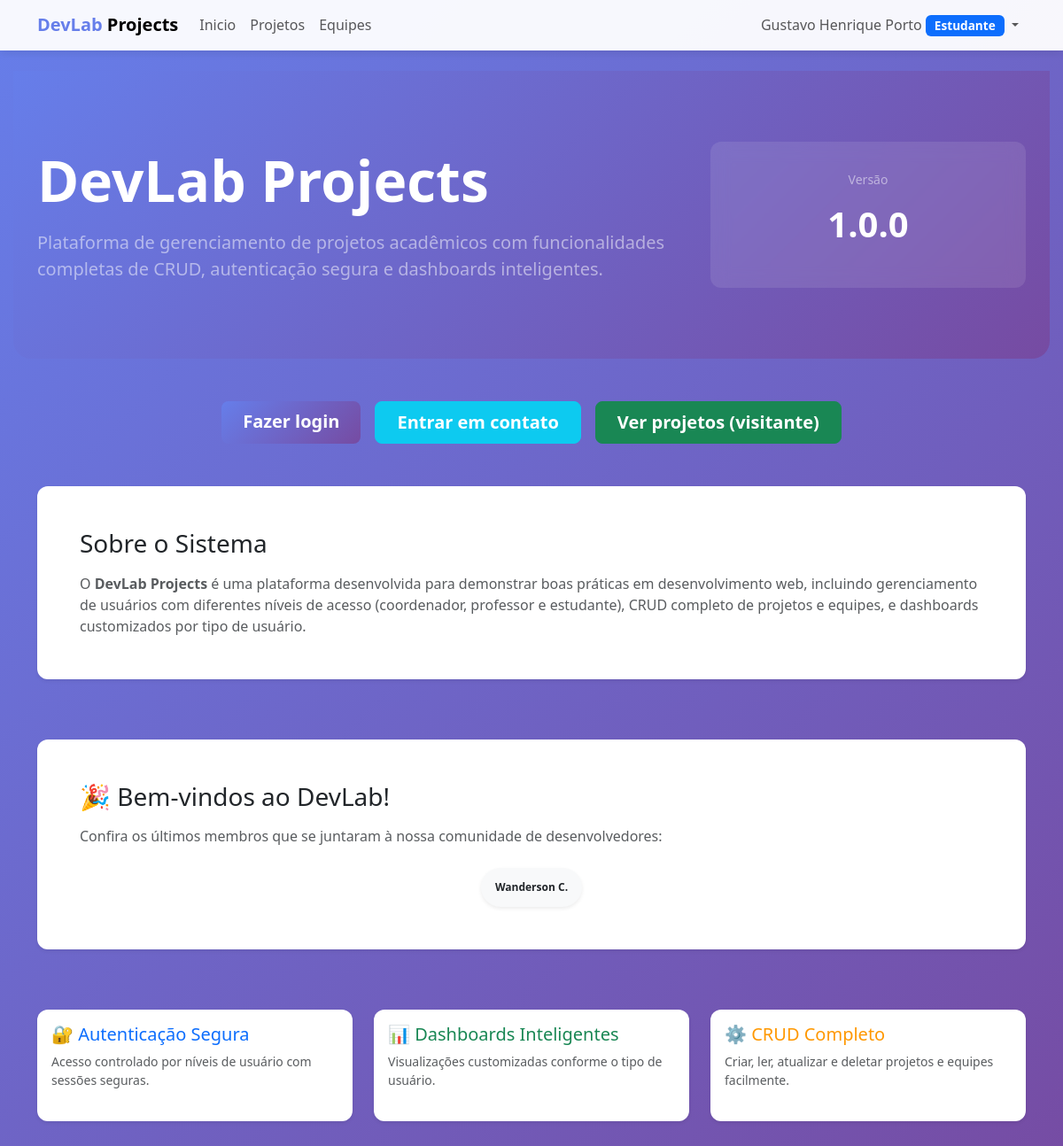
Page / (signed in) on the committed database.
### devlab/meuapp/models.py (models this page shows, shortened)
class Usuario(AbstractUser):
    TIPO_CHOICES = [
        ('coordenador', 'Coordenador'),
        ('professor', 'Professor'),
        ('estudante', 'Estudante'),
    ]
    tipo = models.CharField(max_length=20, choices=TIPO_CHOICES, default='estudante')
    matricula = models.CharField(max_length=20, unique=True, null=True, blank=True)
    cpf = models.CharField(max_length=11, unique=True, null=True, blank=True)
    data_nascimento = models.DateField(null=True, blank=True)
    funcao = models.CharField(max_length=100, blank=True, verbose_name="Função")
    class Meta:
        verbose_name = 'Usuário'
        verbose_name_plural = 'Usuários'

class SolicitacaoCadastro(models.Model):
    STATUS_CHOICES = [
        ('pendente', 'Pendente'),
        ('aprovada', 'Aprovada'),
        ('rejeitada', 'Rejeitada'),
    ]
    nome_completo = models.CharField(max_length=150)
    email = models.EmailField(unique=True)
    data_nascimento = models.DateField()
    senha_hash = models.CharField(max_length=255)  # Hash da senha
    matricula = models.CharField(max_length=20, unique=True)
    status = models.CharField(max_length=20, choices=STATUS_CHOICES, default='pendente')
    data_solicitacao = models.DateTimeField(auto_now_add=True)
    data_aprovacao = models.DateTimeField(null=True, blank=True)
    coordenador_aprovador = models.ForeignKey(
        Usuario,
        on_delete=models.SET_NULL,
        null=True,
        blank=True,
        related_name='solicitacoes_aprovadas',
        help_text="Coordenador que aprovou/rejeitou a solicitação"
    )
    motivo_rejeicao = models.TextField(blank=True, help_text="Motivo da rejeição (se aplicável)")
    class Meta:
        verbose_name = 'Solicitação de Cadastro'
        verbose_name_plural = 'Solicitações de Cadastro'
        ordering = ['-data_solicitacao']

### devlab/meuapp/views.py (the view)
# urls.py: path('', views.home, name='home'),
def home(request):
    coordenacao = {
        'nome': 'Coordenação de Projetos',
        'email': 'coordenacao@example.edu.br',
        'telefone': '+55 (61) 99999-0000',
        'local': 'Bloco A, Sala 101',
        'horario': 'Seg–Sex 09:00–17:00',
    }
    solicitacoes_aprovadas = SolicitacaoCadastro.objects.filter(status='aprovada').order_by('-data_aprovacao')[:5]
    context = {
        'coordenacao': coordenacao,
        'solicitacoes_aprovadas': solicitacoes_aprovadas,
    }
    return render(request, 'home.html', context)

### devlab/meuapp/templates/home.html (shortened to what this page needs)
{% extends 'base.html' %}
{% block content %}
<div
    style="background: linear-gradient(135deg, #667eea 0%, #764ba2 100%); padding: 5rem 0; margin: -30px 0 3rem -15px; margin-right: -15px; border-radius: 0 0 20px 20px;">
    <div class="container">
        <div class="row align-items-center">
            <div class="col-md-8">
                <h1 class="display-3 fw-bold text-white mb-3">DevLab Projects</h1>
                <p class="lead text-white-50 mb-0">Plataforma de gerenciamento de projetos acadêmicos com
                    funcionalidades completas de CRUD, autenticação segura e dashboards inteligentes.</p>
            </div>
            <div class="col-md-4 text-center">
                <div
                    style="background: rgba(255,255,255,0.1); padding: 2rem; border-radius: 12px; backdrop-filter: blur(10px);">
                    <p class="text-white-50 small">Versão</p>
                    <p class="text-white display-6 fw-bold">1.0.0</p>
                </div>
            </div>
        </div>
    </div>
</div>
<div class="container my-5">
    <div class="row justify-content-center mb-5">
        <div class="col-md-10">
            <div class="d-flex flex-wrap gap-3 justify-content-center">
                <a class="btn btn-primary btn-lg px-4" href="{% url 'login' %}" style="font-weight: 600;">
                     Fazer login
                </a>
                <button class="btn btn-info btn-lg px-4" data-bs-toggle="modal" data-bs-target="#contatoModal"
                    style="font-weight: 600; color: white;">
                     Entrar em contato
                </button>
                <a class="btn btn-success btn-lg px-4" href="{% url 'visitante' %}" style="font-weight: 600;">
                     Ver projetos (visitante)
                </a>
            </div>
        </div>
    </div>
    <div class="row mb-5">
        <div class="col-md-12">
            <div class="card border-0 shadow-sm" style="border-radius: 12px;">
                <div class="card-body p-5">
                    <h3 class="card-title mb-3">Sobre o Sistema</h3>
                    <p class="card-text text-muted mb-0">O <strong>DevLab Projects</strong> é uma plataforma
                        desenvolvida para demonstrar boas práticas em desenvolvimento web, incluindo gerenciamento de
                        usuários com diferentes níveis de acesso (coordenador, professor e estudante), CRUD completo de
                        projetos e equipes, e dashboards customizados por tipo de usuário.</p>
                </div>
            </div>
        </div>
    </div>
    {% if solicitacoes_aprovadas %}
    <div class="row mb-5">
        <div class="col-md-12">
            <div class="card border-0 shadow-sm" style="border-radius: 12px;">
                <div class="card-body p-5">
                    <h3 class="card-title mb-3">🎉 Bem-vindos ao DevLab!</h3>
                    <p class="card-text text-muted mb-4">Confira os últimos membros que se juntaram à nossa comunidade de desenvolvedores:</p>
                    <div class="d-flex flex-wrap gap-3 justify-content-center">
                        {% for solicitacao in solicitacoes_aprovadas %}
                            {% with nome_partes=solicitacao.nome_completo.split %}
                            <span class="badge bg-light text-dark p-3 rounded-pill shadow-sm">
                                {{ nome_partes.0 }}
                                {% if nome_partes|length > 1 %}
                                    {{ nome_partes.1|first }}.
                                {% endif %}
                            </span>
                            {% endwith %}
                        {% endfor %}
                    </div>
                </div>
            </div>
        </div>
    </div>
    {% endif %}
    <div class="row mb-5">
        <div class="col-md-4 mb-3">
            <div class="card border-0 shadow-sm h-100" style="border-radius: 12px; border-left: 4px solid #0d6efd;">
                <div class="card-body">
                    <h5 class="card-title text-primary">🔐 Autenticação Segura</h5>
                    <p class="card-text text-muted small">Acesso controlado por níveis de usuário com sessões seguras.
                    </p>
                </div>
            </div>
        </div>
        <div class="col-md-4 mb-3">
            <div class="card border-0 shadow-sm h-100" style="border-radius: 12px; border-left: 4px solid #198754;">
                <div class="card-body">
                    <h5 class="card-title text-success">📊 Dashboards Inteligentes</h5>
                    <p class="card-text text-muted small">Visualizações customizadas conforme o tipo de usuário.</p>
                </div>
            </div>
        </div>
        <div class="col-md-4 mb-3">
            <div class="card border-0 shadow-sm h-100" style="border-radius: 12px; border-left: 4px solid #ffc107;">
                <div class="card-body">
                    <h5 class="card-title" style="color: #ff9800;">⚙️ CRUD Completo</h5>
                    <p class="card-text text-muted small">Criar, ler, atualizar e deletar projetos e equipes facilmente.
                    </p>
                </div>
            </div>
        </div>
    </div>
</div>
{% endblock %}

### devlab/meuapp/templates/base.html (shortened to what this page needs)
<!DOCTYPE html>
<html lang="pt-br">
<head>
    <link href="https://cdn.jsdelivr.net/npm/bootstrap@5.3.0/dist/css/bootstrap.min.css" rel="stylesheet">
</head>
<body>
    {% if user.is_authenticated %}
    <nav class="navbar navbar-expand-lg navbar-light bg-light fixed-top">
        <div class="container">
            <a class="navbar-brand fw-bold" href="{% url 'dashboard' %}">
                <span style="color: #667eea;">DevLab</span> Projects
            </a>
            <div class="collapse navbar-collapse" id="navbarNav">
                <ul class="navbar-nav me-auto">
                    <li class="nav-item">
                        <a class="nav-link" href="{% url 'dashboard' %}">Inicio</a>
                    </li>
                    <li class="nav-item">
                        <a class="nav-link" href="{% url 'projeto_lista' %}">Projetos</a>
                    </li>
                    <li class="nav-item">
                        <a class="nav-link" href="{% url 'equipe_lista' %}">Equipes</a>
                    </li>
                </ul>
                <ul class="navbar-nav">
                    <li class="nav-item dropdown">
                        <a class="nav-link dropdown-toggle" href="#" id="userDropdown" role="button"
                           data-bs-toggle="dropdown">
                            {{ user.get_full_name|default:user.username }}
                            <span class="badge bg-primary badge-tipo">{{ user.get_tipo_display }}</span>
                        </a>
                    </li>
                </ul>
            </div>
        </div>
    </nav>
    {% endif %}
    <div class="container main-content">
        {% block content %}{% endblock %}
    </div>
</body>
</html>

### devlab/meuapp/templates/base.html (style rules this page uses)
body { min-height: 100vh; background: linear-gradient(135deg, #667eea 0%, #764ba2 100%); }
.navbar { background: rgba(255, 255, 255, 0.95) !important; box-shadow: 0 2px 10px rgba(0,0,0,0.1); }
.main-content { margin-top: 80px; padding: 30px 0; }
.card { border: none; border-radius: 15px; box-shadow: 0 5px 20px rgba(0,0,0,0.1); margin-bottom: 20px; }
.badge-tipo { font-size: 0.85em; padding: 5px 10px; }
.btn-primary { background: linear-gradient(135deg, #667eea 0%, #764ba2 100%); border: none; }

### rows in the picture
Usuario: get_full_name "Gustavo Henrique Porto", tipo "Estudante"
SolicitacaoCadastro: nome_completo.split.0 "Wanderson", nome_completo.split.1|first "C"
